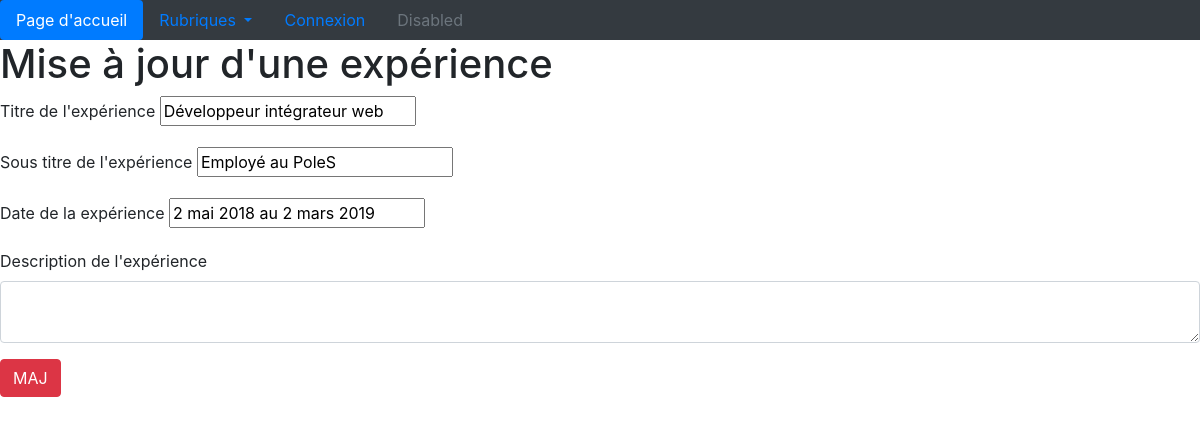
/admin/modif_experience.php?id_experience=1, run on the app's committed database.
### tables this page shows
CREATE TABLE `t_experiences` (
  `id_experience` int(3) NOT NULL,
  `titre_exp` varchar(150) NOT NULL,
  `stitre_exp` varchar(200) NOT NULL,
  `dates_exp` varchar(100) NOT NULL,
  `description_exp` text NOT NULL,
  `id_utilisateur` int(3) NOT NULL
);

### admin/modif_experience.php (the view, shortened to what this page needs)
<?php require 'connexion.php';
$id_experience = $_GET['id_experience'];
$sql = $pdoCV -> query (" SELECT * FROM t_experiences WHERE id_experience='$id_experience' ");
$ligne_experience = $sql -> fetch();
?>
<!DOCTYPE html>
<html lang="fr">
<head>
    <link rel="stylesheet" href="https://stackpath.bootstrapcdn.com/bootstrap/4.1.3/css/bootstrap.min.css">
    <link rel="stylesheet" href="css/style.css">
</head>
<body>
     <?php require 'inc/navigation.php'; ?>
    <h1>Mise à jour d'une expérience</h1>
    <div class="form-group">
        <form action="modif_experience.php" method="post">
           <div class="form-group">
                <label for="titre_exp">Titre de l'expérience </label>
                <input type="text" name="titre_exp" value="<?php echo $ligne_experience['titre_exp']; ?>" required>
           </div>
           <div class="form-group">
                <label for="stitre_exp">Sous titre de l'expérience</label>
                <input type="text" name="stitre_exp" value="<?php echo $ligne_experience['stitre_exp']; ?>" required>
           </div>
           <div class="form-group">
                <label for="dates_exp">Date de la expérience</label>
                <input type="text" name="dates_exp" value="<?php echo $ligne_experience['dates_exp']; ?>" required>
           </div>
           <div class="form-group">
                <label for="description_exp">Description de l'expérience</label>
                <textarea class="form-control" name="description_exp" value="<?php echo $ligne_experience['description_exp']; ?>"></textarea>
           </div>
            <div class="form-group">
                <button class="btn btn-danger" type="submit">MAJ</button>
            </div>
        </form>
    </div>
</body>
</html>

### data on the page
t_experiences: titre_exp "Développeur intégrateur web", stitre_exp "Employé au PoleS", dates_exp "2 mai 2018 au 2 mars 2019"
